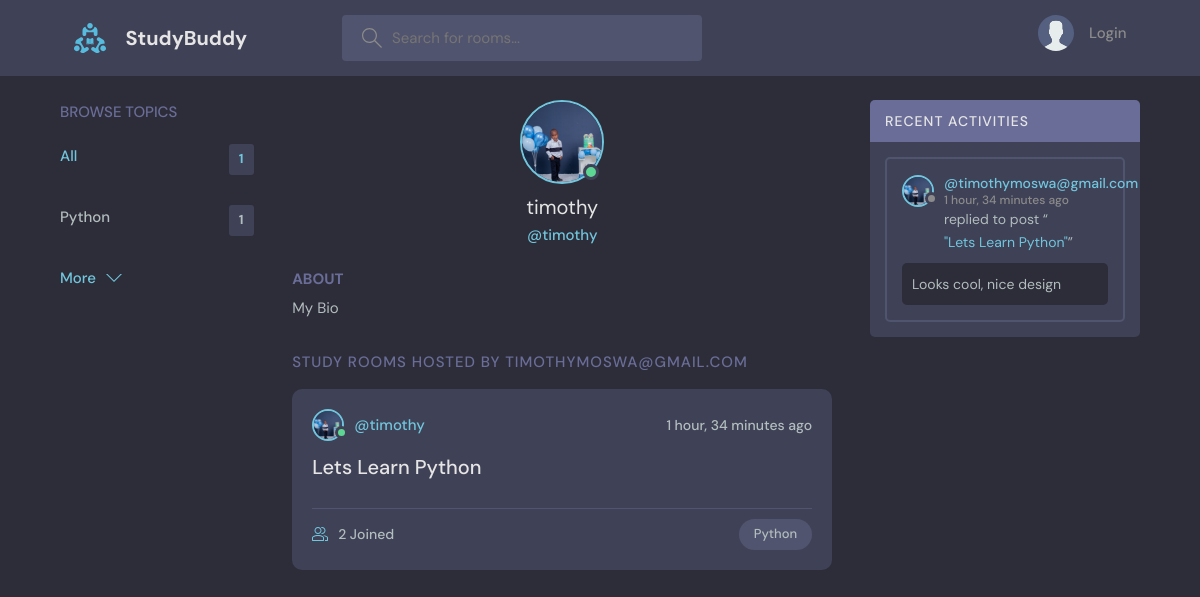
The app's page /profile/1 with its own data.
### base/models.py (models this page shows, shortened)
class Topic(models.Model):
    name = models.CharField(max_length=200)

class User(AbstractUser):
    name = models.CharField(max_length=200,null=True)
    email= models.EmailField(unique=True)
    bio = models.TextField(null=True)
    avatar = models.ImageField(null=True,default="avatar.svg")
    USERNAME_FIELD = 'email'
    REQUIRED_FIELDS=[]

class Room(models.Model):
    host = models.ForeignKey(User, on_delete=models.SET_NULL, null=True)
    topic = models.ForeignKey(Topic, on_delete=models.SET_NULL, null=True)
    name = models.CharField(max_length=200)
    description = models.TextField(null=True, blank=True)
    partcipants = models.ManyToManyField(User,related_name='participants',blank=True)
    updated_at = models.DateTimeField(auto_now=True)
    created_at = models.DateTimeField(auto_now_add=True)
    class Meta:
        ordering = ['-updated_at', '-created_at']
    def __str__(self):
        return self.name

class Message(models.Model):
    user = models.ForeignKey(User, on_delete=models.CASCADE)
    room = models.ForeignKey(Room, on_delete=models.CASCADE)
    body = models.TextField()
    updated_at = models.DateTimeField(auto_now=True)
    created_at = models.DateTimeField(auto_now_add=True)
    class Meta:
        ordering = ['-updated_at', '-created_at']
    def __str__(self):
        return self.body[0:50]

### base/views.py (the view)
# urls.py: path('profile/<str:pk>', views.userProfile, name='user-profile'),
def userProfile(request, pk):
    user = User.objects.get(id=pk)
    rooms = user.room_set.all()
    room_messages = user.message_set.all()
    topics = Topic.objects.all()
    context = {'user': user, 'rooms': rooms, 'room_messages': room_messages, 'topics': topics}
    return render(request, 'base/profile.html', context)

### base/templates/base/profile.html (shortened to what this page needs)
{% extends 'main.html' %}
{% block content %}
<main class="profile-page layout layout--3">
    <div class="container">
      {%include 'base/topics_component.html' %}
      <div class="roomList">
        <div class="profile">
          <div class="profile__avatar">
            <div class="avatar avatar--large active">
              <img src="{{user.avatar.url}}" />
            </div>
          </div>
          <div class="profile__info">
            <h3>{{user.username}}</h3>
            <p>@{{user.username}}</p>
          </div>
          <div class="profile__about">
            <h3>About</h3>
            <p>
              {{user.bio}}
            </p>
          </div>
        </div>
        <div class="roomList__header">
          <div>
            <h2>Study Rooms Hosted by {{user}}</a>
            </h2>
          </div>
        </div>
        {%include 'base/feed_component.html' %}
      </div>
      {%include 'base/activity_component.html' %}
    </div>
  </main>
{% endblock content %}

### templates/main.html (shortened to what this page needs)
<!DOCTYPE html>
{% load static %}
<html lang="en">
<head>
    <link rel="stylesheet" href="{% static 'styles/style.css' %}" />
</head>
<body>
{% include 'navbar.html' %}
{% block content %}
{% endblock %}
</body>
</body>
</html>

### templates/navbar.html (shortened to what this page needs)
{% load static %}
<header class="header header--loggedIn">
    <div class="container">
        <a href="{% url 'home' %}" class="header__logo">
            <img src="{% static 'img/logo.svg' %}" />
            <h1>StudyBuddy</h1>
        </a>
        <form class="header__search" method="GET" action="{%url 'home' %}">
            <label>
                <input  name="q" placeholder="Search for rooms..." />
            </label>
        </form>
        <nav class="header__menu">
            {% if request.user.is_authenticated %}
            <div class="header__user">
                <a href="{% url 'update-user' %}">
                    <div class="avatar avatar--medium active">
                        <img src="{{request.user.avatar.url}}" />
                    </div>
                    <p>{{request.user.username}} <span>{{request.user.username}}</span></p>
                </a>
                <button class="dropdown-button">
                    <svg version="1.1" xmlns="http://www.w3.org/2000/svg" width="32" height="32" viewBox="0 0 32 32">
                        <title>chevron-down</title>
                        <path d="M16 21l-13-13h-3l16 16 16-16h-3l-13 13z"></path>
                    </svg>
                </button>
            </div>
{% else %}
           <a href="{% url 'login' %}">
              <img src="{% static 'img/avatar.svg' %}" />
              <p>Login</p>
            </a>
{% endif %}
        </nav>
    </div>
</header>

### base/templates/base/topics_component.html
<div class="topics">
    <div class="topics__header">
        <h2>Browse Topics</h2>
    </div>
    <ul class="topics__list">
        <li>
            <a href="{% url 'home' %}" class="active">All <span>{{topics.count}}</span></a>
        </li>
        {%for topic in topics %}
        <li>
            <a href="{% url 'home' %}?q={{topic.name}}">{{topic.name}} <span>{{topic.room_set.all.count}}</span></a>
        </li>
        {%endfor%}
    </ul>
    <a class="btn btn--link" href="{% url 'topics' %}">
        More
        <svg version="1.1" xmlns="http://www.w3.org/2000/svg" width="32" height="32" viewBox="0 0 32 32">
            <title>chevron-down</title>
            <path d="M16 21l-13-13h-3l16 16 16-16h-3l-13 13z"></path>
        </svg>
    </a>
</div>

### base/templates/base/feed_component.html (shortened to what this page needs)
{% for room in rooms %}
<div class="roomListRoom">
    <div class="roomListRoom__header">
        <a href="{% url 'user-profile' room.host.id %}" class="roomListRoom__author">
            <div class="avatar avatar--small active">
                <img src="{{room.host.avatar.url}}" />
            </div>
            <span>@{{room.host.username}}</span>
        </a>
        <div class="roomListRoom__actions">
            <span>{{room.created_at|timesince}} ago</span>
        </div>
    </div>
    <div class="roomListRoom__content">
        <a href="{% url 'room' room.id %}">{{room.name}}</a>
    </div>
    <div class="roomListRoom__meta">
        <a href="{% url 'room' room.id %}" class="roomListRoom__joined">
            {{room.partcipants.all.count}} Joined
        </a>
        <p class="roomListRoom__topic">{{room.topic.name}}</p>
    </div>
</div>
{% endfor %}

### base/templates/base/activity_component.html (shortened to what this page needs)
<div class="activities">
    <div class="activities__header">
        <h2>Recent Activities</h2>
    </div>
    {% for message in room_messages %}
    <div class="activities__box">
        <div class="activities__boxHeader roomListRoom__header">
            <a href="{%url 'user-profile' message.user.id %}" class="roomListRoom__author">
                <div class="avatar avatar--small">
                    <img src="{{message.user.avatar.url}}" />
                </div>
                <p>
                    @{{message.user}}
                    <span>{{message.created_at | timesince}} ago</span>
                </p>
            </a>
        </div>
        <div class="activities__boxContent">
            <p>replied to post “<a href="{% url 'room' message.room.id %}">"{{message.room}}"</a>”</p>
            <div class="activities__boxRoomContent">
                {{message}}
            </div>
        </div>
    </div>
    {% endfor %}

### records on screen
Topic: name "Python", room_set.all.count "1"
User: avatar (picture), username "timothy", bio "My Bio", email "TIMOTHYMOSWA@GMAIL.COM"
Room: host.avatar (picture), host.username "timothy", created_at "1 hour, 34 minutes", name "Lets Learn Python", partcipants.all.count "2", topic.name "Python"
Message: user.avatar (picture), user "timothymoswa@gmail.com", created_at "1 hour, 34 minutes", room "Lets Learn Python", body "Looks cool, nice design"

### other values on screen
{{ topics.count }} "1"
